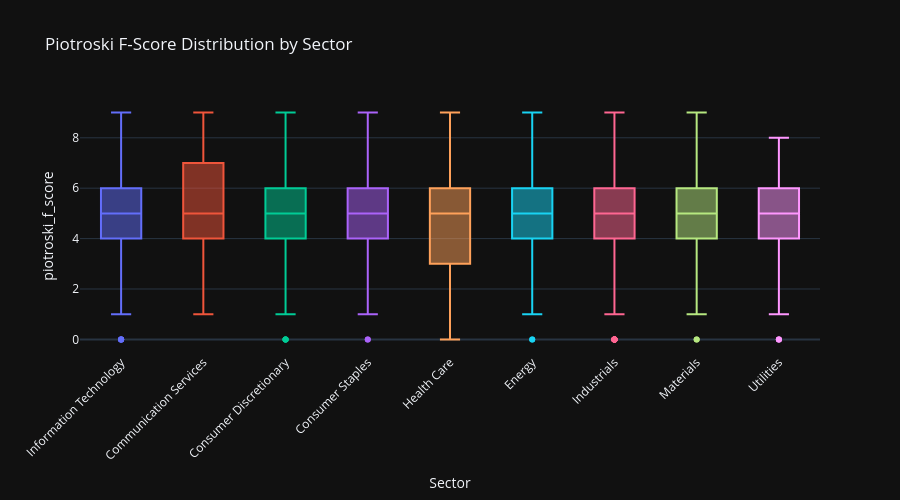
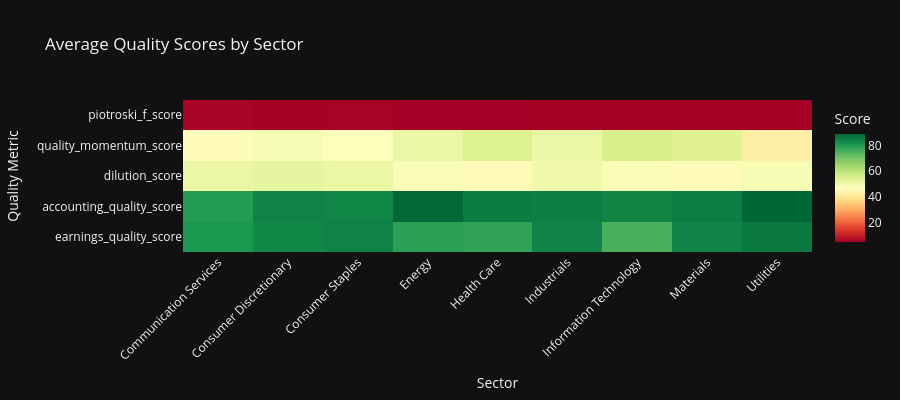

These figures' notebook cell, in order:
### Code cell
# Cell 8: Quality Scores Distribution by Sector
quality_scores = ['piotroski_f_score', 'quality_momentum_score', 'dilution_score',
                  'accounting_quality_score', 'earnings_quality_score']
quality_subset = [f for f in quality_scores if f in all_stocks_features.columns]

fig = px.box(all_stocks_features, x='Sector', y='piotroski_f_score',
             title='Piotroski F-Score Distribution by Sector',
             color='Sector', height=500)
fig.update_layout(showlegend=False, xaxis_tickangle=-45)
fig.show()

# Composite quality scores heatmap by sector
quality_by_sector = all_stocks_features.groupby('Sector')[quality_subset].mean()

fig = px.imshow(quality_by_sector.T,
                labels=dict(x="Sector", y="Quality Metric", color="Score"),
                title='Average Quality Scores by Sector',
                aspect='auto', height=400,
                color_continuous_scale='RdYlGn')
fig.update_layout(xaxis_tickangle=-45)
fig.show()

print("\n📊 Quality Scores by Sector:")
print(quality_by_sector.round(1).to_string())

### Figure 1 — Plotly figure (JSON) as saved in the notebook; plotly's stock layout.template omitted (floating-point values rounded to 4 significant figures; data arrays with more than 128 entries replaced by an {"elided": "..."} marker saying what was removed)
{"data": [{"alignmentgroup": "True", "hovertemplate": "Sector=%{x}<br>piotroski_f_score=%{y}<extra></extra>", "legendgroup": "Information Technology", "marker": {"color": "#636efa"}, "name": "Information Technology", "notched": false, "offsetgroup": "Information Technology", "orientation": "v", "showlegend": true, "x": {"elided": "1028 str values"}, "x0": " ", "xaxis": "x", "y": {"elided": "1028 int values"}, "y0": " ", "yaxis": "y", "type": "box"}, {"alignmentgroup": "True", "hovertemplate": "Sector=%{x}<br>piotroski_f_score=%{y}<extra></extra>", "legendgroup": "Communication Services", "marker": {"color": "#EF553B"}, "name": "Communication Services", "notched": false, "offsetgroup": "Communication Services", "orientation": "v", "showlegend": true, "x": {"elided": "395 str values"}, "x0": " ", "xaxis": "x", "y": {"elided": "395 int values"}, "y0": " ", "yaxis": "y", "type": "box"}, {"alignmentgroup": "True", "hovertemplate": "Sector=%{x}<br>piotroski_f_score=%{y}<extra></extra>", "legendgroup": "Consumer Discretionary", "marker": {"color": "#00cc96"}, "name": "Consumer Discretionary", "notched": false, "offsetgroup": "Consumer Discretionary", "orientation": "v", "showlegend": true, "x": {"elided": "957 str values"}, "x0": " ", "xaxis": "x", "y": {"elided": "957 int values"}, "y0": " ", "yaxis": "y", "type": "box"}, {"alignmentgroup": "True", "hovertemplate": "Sector=%{x}<br>piotroski_f_score=%{y}<extra></extra>", "legendgroup": "Consumer Staples", "marker": {"color": "#ab63fa"}, "name": "Consumer Staples", "notched": false, "offsetgroup": "Consumer Staples", "orientation": "v", "showlegend": true, "x": {"elided": "543 str values"}, "x0": " ", "xaxis": "x", "y": {"elided": "543 int values"}, "y0": " ", "yaxis": "y", "type": "box"}, {"alignmentgroup": "True", "hovertemplate": "Sector=%{x}<br>piotroski_f_score=%{y}<extra></extra>", "legendgroup": "Health Care", "marker": {"color": "#FFA15A"}, "name": "Health Care", "notched": false, "offsetgroup": "Health Care", "orientation": "v", "showlegend": true, "x": {"elided": "820 str values"}, "x0": " ", "xaxis": "x", "y": {"elided": "820 int values"}, "y0": " ", "yaxis": "y", "type": "box"}, {"alignmentgroup": "True", "hovertemplate": "Sector=%{x}<br>piotroski_f_score=%{y}<extra></extra>", "legendgroup": "Energy", "marker": {"color": "#19d3f3"}, "name": "Energy", "notched": false, "offsetgroup": "Energy", "orientation": "v", "showlegend": true, "x": {"elided": "371 str values"}, "x0": " ", "xaxis": "x", "y": {"elided": "371 int values"}, "y0": " ", "yaxis": "y", "type": "box"}, {"alignmentgroup": "True", "hovertemplate": "Sector=%{x}<br>piotroski_f_score=%{y}<extra></extra>", "legendgroup": "Industrials", "marker": {"color": "#FF6692"}, "name": "Industrials", "notched": false, "offsetgroup": "Industrials", "orientation": "v", "showlegend": true, "x": {"elided": "1548 str values"}, "x0": " ", "xaxis": "x", "y": {"elided": "1548 int values"}, "y0": " ", "yaxis": "y", "type": "box"}, {"alignmentgroup": "True", "hovertemplate": "Sector=%{x}<br>piotroski_f_score=%{y}<extra></extra>", "legendgroup": "Materials", "marker": {"color": "#B6E880"}, "name": "Materials", "notched": false, "offsetgroup": "Materials", "orientation": "v", "showlegend": true, "x": {"elided": "777 str values"}, "x0": " ", "xaxis": "x", "y": {"elided": "777 int values"}, "y0": " ", "yaxis": "y", "type": "box"}, {"alignmentgroup": "True", "hovertemplate": "Sector=%{x}<br>piotroski_f_score=%{y}<extra></extra>", "legendgroup": "Utilities", "marker": {"color": "#FF97FF"}, "name": "Utilities", "notched": false, "offsetgroup": "Utilities", "orientation": "v", "showlegend": true, "x": {"elided": "287 str values"}, "x0": " ", "xaxis": "x", "y": {"elided": "287 int values"}, "y0": " ", "yaxis": "y", "type": "box"}], "layout": {"xaxis": {"anchor": "y", "domain": [0.0, 1.0], "title": {"text": "Sector"}, "categoryorder": "array", "categoryarray": ["Information Technology", "Communication Services", "Consumer Discretionary", "Consumer Staples", "Health Care", "Energy", "Industrials", "Materials", "Utilities"], "tickangle": -45}, "yaxis": {"anchor": "x", "domain": [0.0, 1.0], "title": {"text": "piotroski_f_score"}}, "legend": {"title": {"text": "Sector"}, "tracegroupgap": 0}, "title": {"text": "Piotroski F-Score Distribution by Sector"}, "boxmode": "overlay", "height": 500, "showlegend": false}}

### Figure 2 — Plotly figure (JSON) as saved in the notebook; plotly's stock layout.template omitted (floating-point values rounded to 4 significant figures)
{"data": [{"coloraxis": "coloraxis", "name": "0", "x": ["Communication Services", "Consumer Discretionary", "Consumer Staples", "Energy", "Health Care", "Industrials", "Information Technology", "Materials", "Utilities"], "y": ["piotroski_f_score", "quality_momentum_score", "dilution_score", "accounting_quality_score", "earnings_quality_score"], "z": [[5.377, 4.998, 5.195, 4.935, 4.69, 5.041, 4.97, 5.015, 5.024], [46.06, 48.47, 47.07, 51.15, 54.28, 51.0, 55.21, 53.64, 42.38], [50.9, 51.84, 51.1, 47.97, 45.5, 49.79, 48.01, 45.82, 48.5], [79.38, 83.81, 83.32, 88.6, 85.26, 84.7, 83.77, 84.91, 88.8], [80.3, 83.2, 84.06, 78.6, 78.03, 83.86, 75.19, 83.88, 85.75]], "type": "heatmap", "xaxis": "x", "yaxis": "y", "hovertemplate": "Sector: %{x}<br>Quality Metric: %{y}<br>Score: %{z}<extra></extra>"}], "layout": {"xaxis": {"anchor": "y", "domain": [0.0, 1.0], "title": {"text": "Sector"}, "tickangle": -45}, "yaxis": {"anchor": "x", "domain": [0.0, 1.0], "autorange": "reversed", "title": {"text": "Quality Metric"}}, "coloraxis": {"colorbar": {"title": {"text": "Score"}}, "colorscale": [[0.0, "rgb(165,0,38)"], [0.1, "rgb(215,48,39)"], [0.2, "rgb(244,109,67)"], [0.3, "rgb(253,174,97)"], [0.4, "rgb(254,224,139)"], [0.5, "rgb(255,255,191)"], [0.6, "rgb(217,239,139)"], [0.7, "rgb(166,217,106)"], [0.8, "rgb(102,189,99)"], [0.9, "rgb(26,152,80)"], [1.0, "rgb(0,104,55)"]]}, "title": {"text": "Average Quality Scores by Sector"}, "height": 400}}
